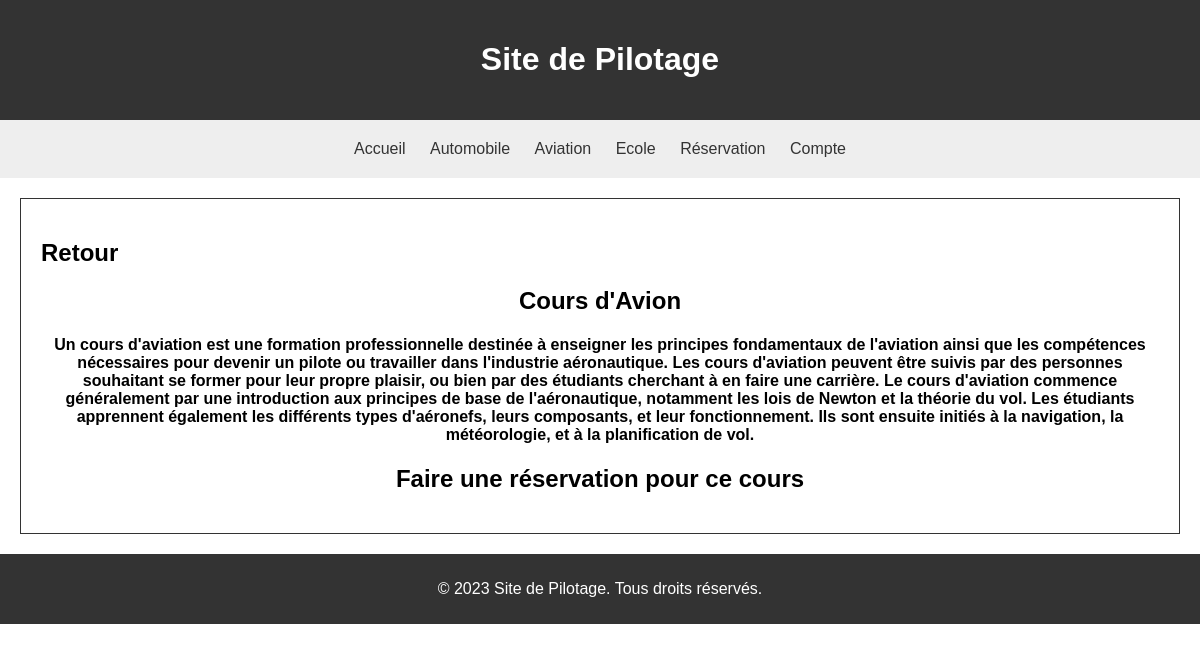
/ecole/2/2/, run on the app's committed database.
### src/models.py (models this page shows, shortened)
class CoursPilotage(models.Model):
    titre_cours = models.CharField(max_length=400, default= 'Cours de Pilotage')
    id_cours = models.IntegerField(primary_key=True)
    id_type = models.ForeignKey(TypePilotage, on_delete=models.CASCADE)
    id_vehicule = models.ForeignKey(VehiculePilotage, on_delete=models.CASCADE)
    id_ecole = models.ForeignKey(EcolePilotage, on_delete=models.CASCADE)
    descriptif_cours = models.TextField(default="")

### src/views.py (the view)
# urls.py: path('ecole/<int:ecole_id>/<int:cours_id>/',views.cour_ecole_index, name='cour_ecole_index'),
def cour_ecole_index(request, ecole_id, cours_id):
    ecole = EcolePilotage.objects.get(id_ecole=ecole_id)
    cours = CoursPilotage.objects.get(id_cours=cours_id)
    data = {
        'ecole':ecole,
        'cours':cours,
    }
    return render(request, 'ecole/cours.html', data)

### src/templates/ecole/cours.html (shortened to what this page needs)
{% extends 'block/base.html' %}
{% block corp %}
    <section>
        <h2><a href="../" class="retour">Retour</a></h2>
        <h2 style="text-align: center">{{ cours.titre_cours }}</h2>
        <h4>
            {{ cours.descriptif_cours }}
        </h4>
        <h2 style="text-align: center"><a href="../../../reservation/reserver/{{ cours.id_cours }}" class="retour">Faire une réservation pour ce cours</a></h2>
    </section>
{% endblock %}

### public/css/style.css (style rules this page uses)
body { font-family: Arial, sans-serif; margin: 0; padding: 0; }
section { margin: 20px; padding: 20px; background-color: #fff; border: 1px solid #333; }
section h2 { text-align: left; }
section h4 { text-align: center; }
section h2 .retour { text-decoration: none; color: black; text-align: right; }

### data on the page
CoursPilotage: titre_cours "Cours d'Avion", descriptif_cours "Un cours d'aviation est une formation professionnelle destinée à enseigner les principes fondamentaux de l'aviation ainsi que les compétences nécessaires pour devenir un pilote ou travailler dans l'industrie aéronautique. Les cours d'aviation peuvent être suivis par des personnes souhaitant se former pour leur propre plaisir, ou bien par des étudiants cherchant à en faire une carrière. Le cours d'aviation commence généralement par une introduction aux principes de base de l'aéronautique, notamment les lois de Newton et la théorie du vol. Les étudiants apprennent également les différents types d'aéronefs, leurs composants, et leur fonctionnement. Ils sont ensuite initiés à la navigation, la…"
